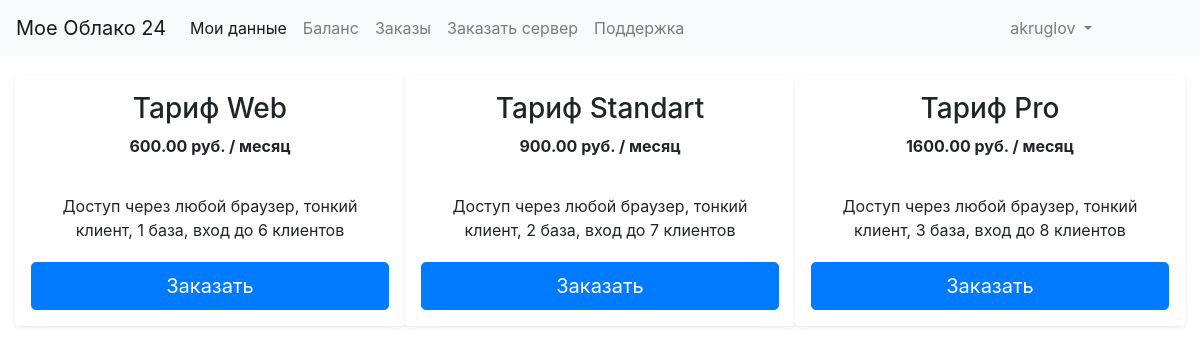
/order/ (signed in), run on the app's committed database.
### core/models.py (models this page shows, shortened)
class Configurations(models.Model):
	 name = models.CharField(max_length=30)
	 tarif = models.DecimalField(verbose_name='Тариф', max_digits=18, decimal_places=2)
	 class Meta:
	 	verbose_name_plural='Конфигурация'

### core/views.py (the view)
# urls.py: path('order/', views.OrderPageView.as_view(), name='order'),
class OrderPageView(LoginRequiredMixin, ListView):
	model = Configurations
	template_name = 'order/order_form.html'

### core/templates/order/order_form.html (shortened to what this page needs)
{% extends 'base.html'%}
{% load static %}
{% block styles %}
<link rel="stylesheet" type="text/css" href="{% static 'core/css/index.css' %}">
 {% endblock %}
 {% block content %}
<section id="plans">
    <div class="container">
        <div class="row">
			<div class="row">
                {% for configuration in object_list %}
                <div id="custom_col" class="col-md-4 text-center shadow-sm p-3 mb-5 bg-white rounded">
                    <div class="panel panel-pricing">
                        <div class="panel-heading">
							<h3>Тариф  {{ configuration.name }}</h3>
                        </div>
                        <div class="panel-body text-center">
                            <p><strong>{{ configuration.tarif }} руб. / месяц </strong></p>
                        </div>
                        <div style="padding: 20px">
                            Доступ через любой браузер, тонкий клиент, {{ configuration.id }} база, вход до {{ configuration.id|add:5}} клиентов
                          </div>
                        <div class="panel-footer">
                            <a class="btn btn-lg btn-block btn-primary"
                               href="{% url 'order/add' configuration.pk %}">Заказать</a>
                        </div>
                    </div>
                </div>
                {% endfor %}
        </div>
    </div>
</div>
</section>
 {% endblock %}

### templates/base.html (shortened to what this page needs)
{% load static %}
<html lang='ru'>
<head>
	<link rel="stylesheet" type="text/css" href="{% static 'bootstrap/css/bootstrap.min.css' %}">
	{% block styles %}{% endblock %}
	<body>
		{% block nav %}
	<nav class="navigation navbar navbar-expand-lg navbar-light bg-light">
  <a class="navbar-brand" href="{% url 'index' %}">Мое Облако 24</a>
  <div class="collapse navbar-collapse" id="navbarNav">
    <ul class="navbar-nav">
      <li class="nav-item active">
        <a class="nav-link" href="{% url 'index' %}">Мои данные <span class="sr-only">(current)</span></a>
      </li>
      <li class="nav-item">
        <a class="nav-link" href="{% url 'balance' %}">Баланс</a>
      </li>
      <li class="nav-item">
        <a class="nav-link" href="{% url 'orderlist' %}">Заказы</a>
      <li class="nav-item">
        <a class="nav-link" href="{% url 'order' %}">Заказать сервер</a>
      </li>
      <li class="nav-item">
        <a class="nav-link" href="{% url 'feedback-list' %}">Поддержка</a>
      </li>
    </ul>
    {% if request.user.is_authenticated %}
    <ul class="navbar-nav navbar-right">
        <li class="nav-item dropdown">
        <a class="nav-link dropdown-toggle" href="#" id="navbarDropdown" role="button" data-toggle="dropdown" aria-haspopup="true" aria-expanded="false">
          {{user}}
        </a>
      </li>
    </ul>
    {% endif %}
  </div>
</nav>
		{% endblock %}
		{% block content %} {% endblock %}
	</body>
</head>
</html>

### core/static/core/css/index.css (style rules this page uses)
.navigation { margin-bottom: 20px; }
.navbar-right { position:absolute; right: 100px; }

### data on the page
Configurations: name "Web", tarif "600.00", id "1", id|add "6"
Configurations: name "Standart", tarif "900.00", id "2", id|add "7"
Configurations: name "Pro", tarif "1600.00", id "3", id|add "8"

### other printed values
{{ user }} "akruglov"
